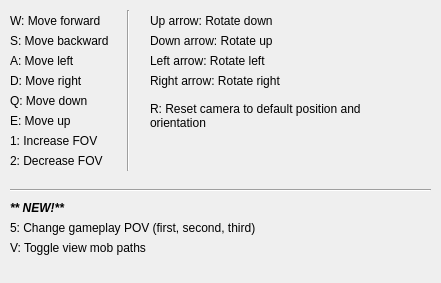
<?xml version="1.0" encoding="UTF-8"?>
<ui version="4.0">
 <class>CameraControlsHelp</class>
 <widget class="QWidget" name="CameraControlsHelp">
  <property name="geometry">
   <rect>
    <x>0</x>
    <y>0</y>
    <width>441</width>
    <height>283</height>
   </rect>
  </property>
  <property name="windowTitle">
   <string>Camera Controls</string>
  </property>
  <widget class="QLabel" name="label">
   <property name="geometry">
    <rect>
     <x>10</x>
     <y>10</y>
     <width>111</width>
     <height>21</height>
    </rect>
   </property>
   <property name="text">
    <string>W: Move forward</string>
   </property>
   <property name="alignment">
    <set>Qt::AlignmentFlag::AlignLeading|Qt::AlignmentFlag::AlignLeft|Qt::AlignmentFlag::AlignVCenter</set>
   </property>
  </widget>
  <widget class="QLabel" name="label_2">
   <property name="geometry">
    <rect>
     <x>10</x>
     <y>30</y>
     <width>111</width>
     <height>21</height>
    </rect>
   </property>
   <property name="text">
    <string>S: Move backward</string>
   </property>
   <property name="alignment">
    <set>Qt::AlignmentFlag::AlignLeading|Qt::AlignmentFlag::AlignLeft|Qt::AlignmentFlag::AlignVCenter</set>
   </property>
  </widget>
  <widget class="QLabel" name="label_3">
   <property name="geometry">
    <rect>
     <x>10</x>
     <y>50</y>
     <width>111</width>
     <height>21</height>
    </rect>
   </property>
   <property name="text">
    <string>A: Move left</string>
   </property>
   <property name="alignment">
    <set>Qt::AlignmentFlag::AlignLeading|Qt::AlignmentFlag::AlignLeft|Qt::AlignmentFlag::AlignVCenter</set>
   </property>
  </widget>
  <widget class="QLabel" name="label_4">
   <property name="geometry">
    <rect>
     <x>10</x>
     <y>70</y>
     <width>111</width>
     <height>21</height>
    </rect>
   </property>
   <property name="text">
    <string>D: Move right</string>
   </property>
   <property name="alignment">
    <set>Qt::AlignmentFlag::AlignLeading|Qt::AlignmentFlag::AlignLeft|Qt::AlignmentFlag::AlignVCenter</set>
   </property>
  </widget>
  <widget class="QLabel" name="label_5">
   <property name="geometry">
    <rect>
     <x>150</x>
     <y>30</y>
     <width>141</width>
     <height>21</height>
    </rect>
   </property>
   <property name="text">
    <string>Down arrow: Rotate up</string>
   </property>
   <property name="alignment">
    <set>Qt::AlignmentFlag::AlignLeading|Qt::AlignmentFlag::AlignLeft|Qt::AlignmentFlag::AlignVCenter</set>
   </property>
  </widget>
  <widget class="QLabel" name="label_6">
   <property name="geometry">
    <rect>
     <x>150</x>
     <y>10</y>
     <width>151</width>
     <height>21</height>
    </rect>
   </property>
   <property name="text">
    <string>Up arrow: Rotate down</string>
   </property>
   <property name="alignment">
    <set>Qt::AlignmentFlag::AlignLeading|Qt::AlignmentFlag::AlignLeft|Qt::AlignmentFlag::AlignVCenter</set>
   </property>
  </widget>
  <widget class="QLabel" name="label_7">
   <property name="geometry">
    <rect>
     <x>150</x>
     <y>70</y>
     <width>151</width>
     <height>21</height>
    </rect>
   </property>
   <property name="text">
    <string>Right arrow: Rotate right</string>
   </property>
   <property name="alignment">
    <set>Qt::AlignmentFlag::AlignLeading|Qt::AlignmentFlag::AlignLeft|Qt::AlignmentFlag::AlignVCenter</set>
   </property>
  </widget>
  <widget class="QLabel" name="label_8">
   <property name="geometry">
    <rect>
     <x>150</x>
     <y>50</y>
     <width>131</width>
     <height>21</height>
    </rect>
   </property>
   <property name="text">
    <string>Left arrow: Rotate left</string>
   </property>
   <property name="alignment">
    <set>Qt::AlignmentFlag::AlignLeading|Qt::AlignmentFlag::AlignLeft|Qt::AlignmentFlag::AlignVCenter</set>
   </property>
  </widget>
  <widget class="QLabel" name="label_9">
   <property name="geometry">
    <rect>
     <x>10</x>
     <y>90</y>
     <width>111</width>
     <height>21</height>
    </rect>
   </property>
   <property name="text">
    <string>Q: Move down</string>
   </property>
   <property name="alignment">
    <set>Qt::AlignmentFlag::AlignLeading|Qt::AlignmentFlag::AlignLeft|Qt::AlignmentFlag::AlignVCenter</set>
   </property>
  </widget>
  <widget class="QLabel" name="label_10">
   <property name="geometry">
    <rect>
     <x>10</x>
     <y>110</y>
     <width>111</width>
     <height>21</height>
    </rect>
   </property>
   <property name="text">
    <string>E: Move up</string>
   </property>
   <property name="alignment">
    <set>Qt::AlignmentFlag::AlignLeading|Qt::AlignmentFlag::AlignLeft|Qt::AlignmentFlag::AlignVCenter</set>
   </property>
  </widget>
  <widget class="QLabel" name="label_13">
   <property name="geometry">
    <rect>
     <x>10</x>
     <y>130</y>
     <width>141</width>
     <height>21</height>
    </rect>
   </property>
   <property name="text">
    <string>1: Increase FOV</string>
   </property>
   <property name="alignment">
    <set>Qt::AlignmentFlag::AlignLeading|Qt::AlignmentFlag::AlignLeft|Qt::AlignmentFlag::AlignVCenter</set>
   </property>
  </widget>
  <widget class="QLabel" name="label_14">
   <property name="geometry">
    <rect>
     <x>10</x>
     <y>150</y>
     <width>141</width>
     <height>21</height>
    </rect>
   </property>
   <property name="text">
    <string>2: Decrease FOV</string>
   </property>
   <property name="alignment">
    <set>Qt::AlignmentFlag::AlignLeading|Qt::AlignmentFlag::AlignLeft|Qt::AlignmentFlag::AlignVCenter</set>
   </property>
  </widget>
  <widget class="Line" name="line">
   <property name="geometry">
    <rect>
     <x>113</x>
     <y>10</y>
     <width>31</width>
     <height>161</height>
    </rect>
   </property>
   <property name="orientation">
    <enum>Qt::Orientation::Vertical</enum>
   </property>
  </widget>
  <widget class="QLabel" name="label_11">
   <property name="geometry">
    <rect>
     <x>150</x>
     <y>100</y>
     <width>251</width>
     <height>31</height>
    </rect>
   </property>
   <property name="text">
    <string>R: Reset camera to default position and orientation</string>
   </property>
   <property name="alignment">
    <set>Qt::AlignmentFlag::AlignLeading|Qt::AlignmentFlag::AlignLeft|Qt::AlignmentFlag::AlignVCenter</set>
   </property>
   <property name="wordWrap">
    <bool>true</bool>
   </property>
  </widget>
  <widget class="QLabel" name="label_12">
   <property name="geometry">
    <rect>
     <x>10</x>
     <y>220</y>
     <width>291</width>
     <height>16</height>
    </rect>
   </property>
   <property name="text">
    <string>5: Change gameplay POV (first, second, third)</string>
   </property>
  </widget>
  <widget class="QLabel" name="label_15">
   <property name="geometry">
    <rect>
     <x>10</x>
     <y>240</y>
     <width>171</width>
     <height>16</height>
    </rect>
   </property>
   <property name="text">
    <string>V: Toggle view mob paths</string>
   </property>
  </widget>
  <widget class="Line" name="line_2">
   <property name="geometry">
    <rect>
     <x>10</x>
     <y>180</y>
     <width>421</width>
     <height>20</height>
    </rect>
   </property>
   <property name="orientation">
    <enum>Qt::Orientation::Horizontal</enum>
   </property>
  </widget>
  <widget class="QLabel" name="label_16">
   <property name="geometry">
    <rect>
     <x>10</x>
     <y>200</y>
     <width>91</width>
     <height>16</height>
    </rect>
   </property>
   <property name="font">
    <font>
     <italic>true</italic>
     <bold>true</bold>
    </font>
   </property>
   <property name="text">
    <string>** NEW!**</string>
   </property>
  </widget>
 </widget>
 <resources/>
 <connections/>
</ui>
